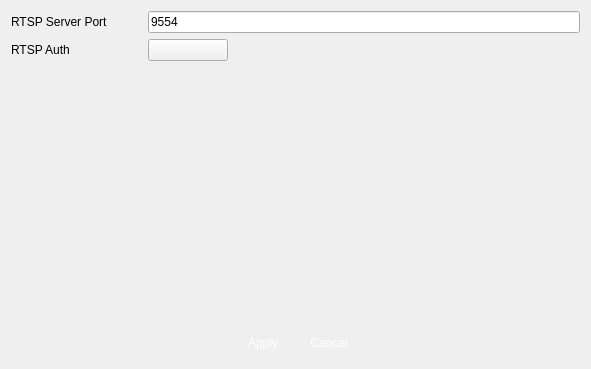
<?xml version="1.0" encoding="UTF-8"?>
<ui version="4.0">
 <class>VSCRtspRtp</class>
 <widget class="QWidget" name="VSCRtspRtp">
  <property name="geometry">
   <rect>
    <x>0</x>
    <y>0</y>
    <width>591</width>
    <height>369</height>
   </rect>
  </property>
  <property name="windowTitle">
   <string>HDFS</string>
  </property>
  <property name="windowIcon">
   <iconset>
    <normaloff>:/logo/resources/vscsmall.jpg</normaloff>:/logo/resources/vscsmall.jpg</iconset>
  </property>
  <layout class="QVBoxLayout" name="verticalLayout">
   <item>
    <layout class="QGridLayout" name="gridLayout">
     <property name="horizontalSpacing">
      <number>40</number>
     </property>
     <item row="1" column="2">
      <widget class="SwitchButton" name="auth">
       <property name="maximumSize">
        <size>
         <width>80</width>
         <height>25</height>
        </size>
       </property>
       <property name="text">
        <string/>
       </property>
       <property name="icon">
        <iconset resource="../main/vscmainwindows.qrc">
         <normaloff>:/action/resources/switchputton.png</normaloff>:/action/resources/switchputton.png</iconset>
       </property>
       <property name="iconSize">
        <size>
         <width>80</width>
         <height>25</height>
        </size>
       </property>
      </widget>
     </item>
     <item row="1" column="0">
      <widget class="QLabel" name="label_3">
       <property name="text">
        <string>RTSP Auth</string>
       </property>
      </widget>
     </item>
     <item row="0" column="0">
      <widget class="QLabel" name="label_2">
       <property name="text">
        <string>RTSP Server Port</string>
       </property>
      </widget>
     </item>
     <item row="0" column="2">
      <widget class="QLineEdit" name="rtspPort">
       <property name="maximumSize">
        <size>
         <width>16777215</width>
         <height>16777215</height>
        </size>
       </property>
       <property name="text">
        <string>9554</string>
       </property>
       <property name="readOnly">
        <bool>false</bool>
       </property>
      </widget>
     </item>
    </layout>
   </item>
   <item>
    <spacer name="verticalSpacer">
     <property name="orientation">
      <enum>Qt::Vertical</enum>
     </property>
     <property name="sizeHint" stdset="0">
      <size>
       <width>20</width>
       <height>40</height>
      </size>
     </property>
    </spacer>
   </item>
   <item>
    <layout class="QHBoxLayout" name="horizontalLayout">
     <item>
      <spacer name="horizontalSpacer">
       <property name="orientation">
        <enum>Qt::Horizontal</enum>
       </property>
       <property name="sizeHint" stdset="0">
        <size>
         <width>40</width>
         <height>20</height>
        </size>
       </property>
      </spacer>
     </item>
     <item>
      <widget class="QPushButton" name="pushButtonApply">
       <property name="minimumSize">
        <size>
         <width>60</width>
         <height>30</height>
        </size>
       </property>
       <property name="maximumSize">
        <size>
         <width>60</width>
         <height>30</height>
        </size>
       </property>
       <property name="styleSheet">
        <string notr="true">QPushButton { 
border:none;
color:white;
background-image: url(:/action/resources/button.png);}
QPushButton:hover {
	background-image: url(:/action/resources/buttonpress.png);}
QPushButton:pressed {
	background-image: url(:/action/resources/button.png);}
</string>
       </property>
       <property name="text">
        <string>Apply</string>
       </property>
       <property name="iconSize">
        <size>
         <width>60</width>
         <height>40</height>
        </size>
       </property>
      </widget>
     </item>
     <item>
      <widget class="QPushButton" name="pushButtonCancel">
       <property name="minimumSize">
        <size>
         <width>60</width>
         <height>30</height>
        </size>
       </property>
       <property name="maximumSize">
        <size>
         <width>60</width>
         <height>30</height>
        </size>
       </property>
       <property name="styleSheet">
        <string notr="true">QPushButton { 
border:none;
color:white;
background-image: url(:/action/resources/button.png);}
QPushButton:hover {
	background-image: url(:/action/resources/buttonpress.png);}
QPushButton:pressed {
	background-image: url(:/action/resources/button.png);}
</string>
       </property>
       <property name="text">
        <string>Cancel</string>
       </property>
       <property name="iconSize">
        <size>
         <width>60</width>
         <height>40</height>
        </size>
       </property>
      </widget>
     </item>
     <item>
      <spacer name="horizontalSpacer_2">
       <property name="orientation">
        <enum>Qt::Horizontal</enum>
       </property>
       <property name="sizeHint" stdset="0">
        <size>
         <width>40</width>
         <height>20</height>
        </size>
       </property>
      </spacer>
     </item>
    </layout>
   </item>
  </layout>
 </widget>
 <customwidgets>
  <customwidget>
   <class>SwitchButton</class>
   <extends>QPushButton</extends>
   <header>switchbutton.h</header>
  </customwidget>
 </customwidgets>
 <resources>
  <include location="../main/vscmainwindows.qrc"/>
 </resources>
 <connections/>
</ui>
